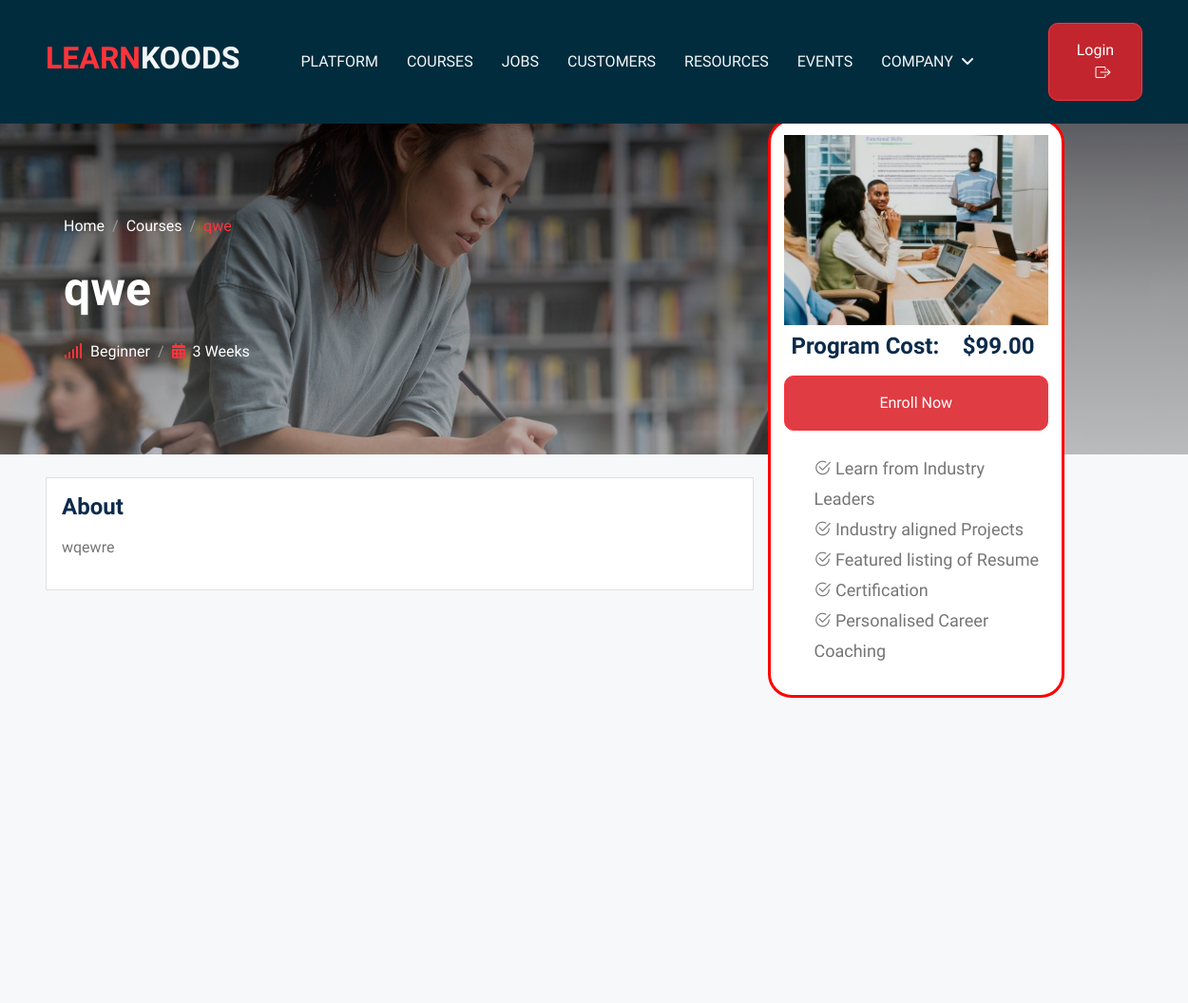
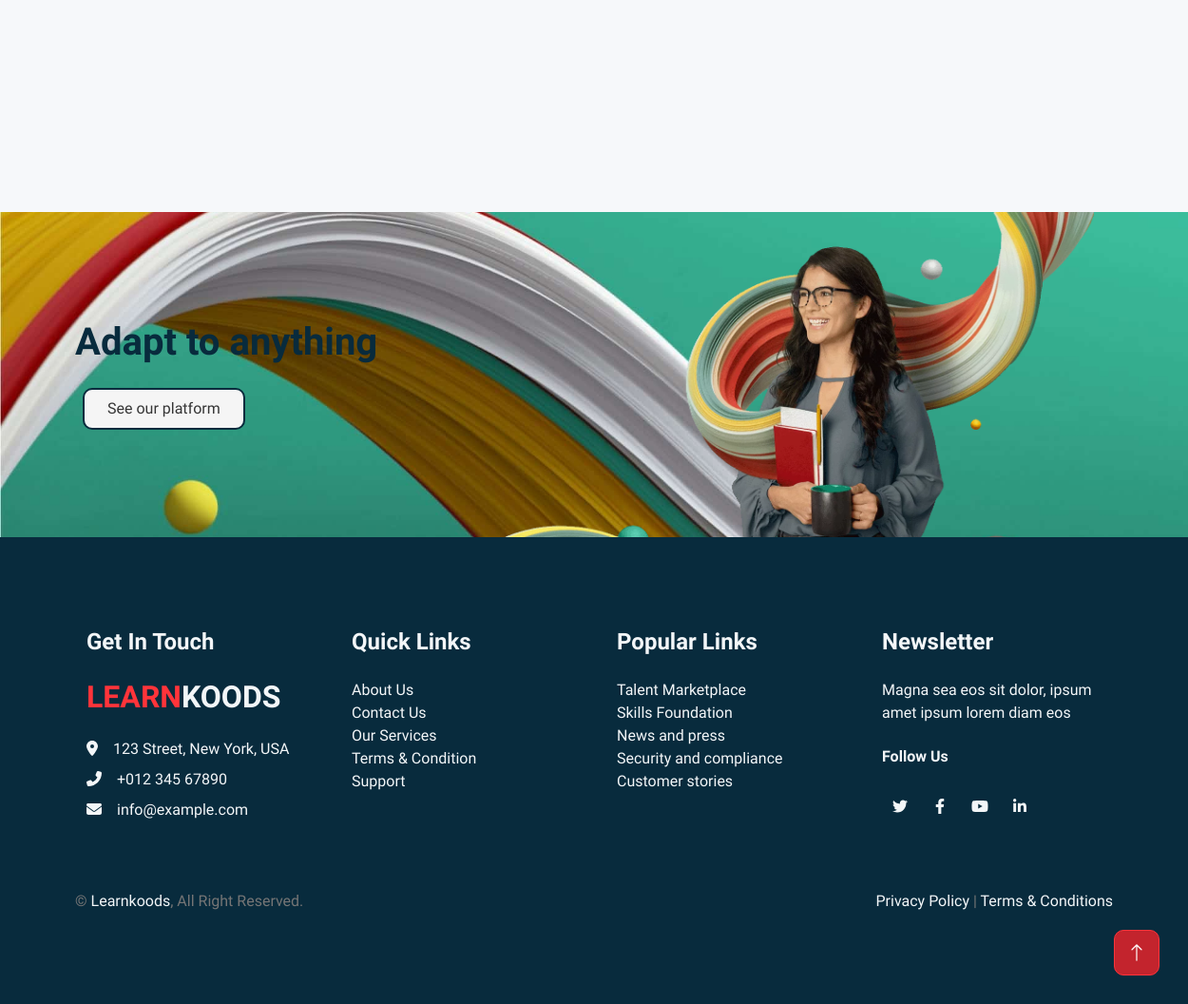
The app's page /course-details/qwe with its own data (2 pictures, top to bottom).
### courses/models.py (models this page shows, shortened)
class Courses(models.Model):
    course_id = models.AutoField(primary_key=True)
    user = models.ForeignKey(User, on_delete=models.CASCADE,null=True,blank=True,default=None)
    course_title = models.CharField(max_length=100)
    course_price = models.DecimalField(max_digits=6, decimal_places=2,null=True)
    course_des = HTMLField()
    course_level = models.CharField(choices=(('Beginner', ("Beginner")),
                                        ('Intermediate', ("Intermediate")),
                                        ('Advance', ("Advance"))),
                                default='Beginner',max_length=50)
    course_duration = models.CharField(max_length=100)
    course_image = models.ImageField(upload_to="corse/",null=True,default="course/courses-1.jpg")
    course_slug = AutoSlugField(populate_from = 'course_title',unique=True,null=True,default=None)

### koods/views.py (the view)
# urls.py: path('course-details/<slug>', views.CourseDetails),
def CourseDetails(request,slug):
    coursedetail = Courses.objects.get(course_slug=slug)
    data={
        'coursedetail':coursedetail
    }
    return render(request,"course-details.html",data)

### templates/course-details.html
{% extends 'base.html' %}
{% block content %}
<section>
    <div class="container-fluid page-header py-6 mt-6 wow fadeIn" data-wow-delay="0.1s">
        <div class="container">
            <nav aria-label="breadcrumb animated slideInDown">
                <ol class="breadcrumb mb-4">
                    <li class="breadcrumb-item"><a class="text-white" href="/">Home</a></li>
                    <li class="breadcrumb-item"><a class="text-white" href="/courses">Courses</a></li>
                    <li class="breadcrumb-item text-primary active" aria-current="page">{{coursedetail.course_title}}
                    </li>
                </ol>
            </nav>
            <div class="col-md-6">
                <h2 class="fsize5 text-white animated slideInDown mb-4">{{coursedetail.course_title}}</h2>
                <ol class="breadcrumb text-white mb-0">
                    <li class="breadcrumb-item"><i
                            class="fa fa-signal text-primary me-2"></i>{{coursedetail.course_level}}</li>
                    <li class="breadcrumb-item"><i
                            class="fa fa-calendar-alt text-primary me-2"></i>{{coursedetail.course_duration}}</li>
                </ol>
            </div>
        </div>
    </div>
    <div class="container-fluid" style="background-color: #f6f8fa; height: 100vh;">
        <div class="row">
            <div class="col-md-8">
                <div class="card m-4">
                    <div class="card-body">
                        <h4>About</h4>
                        <p>{{coursedetail.course_des | safe}}</p>
                    </div>
                </div>
            </div>
            <div class="col-md-3 stickyjob">
                <img class="img-fluid-job" src="/media/{{coursedetail.course_image}}" alt="" />
                <h4 class="p-2">Program Cost:&emsp;${{coursedetail.course_price}}</h4>
                <a href="" class="btn btn-primary py-sm-3 px-sm-5" style="display: block;">Enroll Now</a>
                <ul style="list-style-type: none; font-size: 18px; line-height: 2rem;">
                    <li class="pt-4"><i class="bi bi-check2-circle"></i> Learn from Industry Leaders</li>
                    <li><i class="bi bi-check2-circle"></i> Industry aligned Projects</li>
                    <li><i class="bi bi-check2-circle"></i> Featured listing of Resume</li>
                    <li><i class="bi bi-check2-circle"></i> Certification</li>
                    <li><i class="bi bi-check2-circle"></i> Personalised Career Coaching</li>
                </ul>
            </div>
        </div>
    </div>
</section>
{% endblock %}

### static/css/style.css (style rules this page uses)
:root { --primary: #082b3d; --secondary: #757575; --light: #F3F6F8; --dark: #323232 !important; }
.py-6 { padding-top: 6rem; padding-bottom: 6rem; }
h2, .h2 { font-size: 2rem; color: #082b3d; }
.btn { font-weight: 500; transition: .5s; }
.btn.btn-primary, .btn.btn-outline-primary:hover { color: #FFFFFF; }
.page-header { background: linear-gradient(rgba(0, 0, 0, 0.493), rgba(115, 115, 115, 0.435)), url(/static/images/carousel-1.jpg) center center no-repeat; background-size: cover; }
.breadcrumb-item+.breadcrumb-item::before { color: #999999; }
.btn { border-radius: 10px; }
.text-primary { color: #ff343a !important; }
.stickyjob { position: fixed; right: 130px; top: 125px; background-color: rgb(255, 255, 255); padding: 14px; border: solid red; border-radius: 25px; transition: .5s; }
.img-fluid-job { width: 100%; height: 200px; object-fit: cover; }
.fsize5 { font-size: 50px; }

### records on screen
Courses: course_title "qwe", course_level "Beginner", course_duration "3 Weeks", course_des "wqewre", course_image (picture), course_price "99.00"
